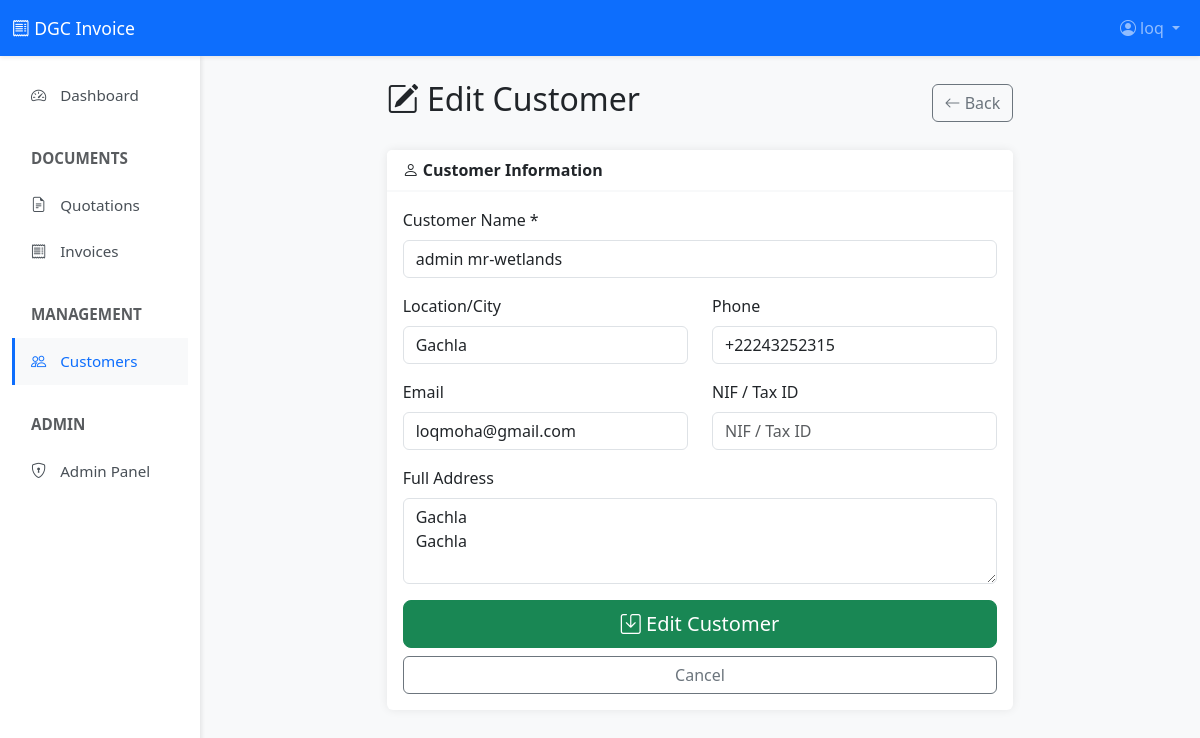
The page /customers/1/edit/ (signed in) on the database its author committed.
### Invoice/models.py (models this page shows, shortened)
class Customer(models.Model):
    name = models.CharField(max_length=200)
    location = models.CharField(max_length=300, blank=True, help_text="City or location")
    phone = models.CharField(max_length=20, blank=True)
    email = models.EmailField(blank=True)
    address = models.TextField(blank=True, help_text="Full address")
    tax_id = models.CharField(
        max_length=100,
        blank=True,
        verbose_name="NIF/Tax ID",
        help_text="Customer Tax Identification Number"
    )
    created_at = models.DateTimeField(auto_now_add=True)
    updated_at = models.DateTimeField(auto_now=True)
    created_by = models.ForeignKey(
        User,
        on_delete=models.SET_NULL,
        null=True,
        related_name='customers_created'
    )
    is_active = models.BooleanField(default=True)
    class Meta:
        ordering = ['name']
        indexes = [
            models.Index(fields=['name']),
            models.Index(fields=['is_active']),
        ]

### Invoice/views.py (the view)
# urls.py: path('customers/<int:pk>/edit/', views.customer_edit, name='customer_edit'),
@login_required
def customer_edit(request, pk):
    customer = get_object_or_404(Customer, pk=pk)
    if request.method == 'POST':
        form = CustomerForm(request.POST, instance=customer)
        if form.is_valid():
            form.save()
            messages.success(request, 'Customer updated successfully!')
            return redirect('customer_list')
    else:
        form = CustomerForm(instance=customer)
    return render(request, 'invoices/customer_form.html', {
        'form': form,
        'customer': customer,
        'action': 'Edit',
    })

### Invoice/forms.py
class CustomerForm(forms.ModelForm):
    class Meta:
        model = Customer
        fields = ['name', 'location', 'phone', 'email', 'address', 'tax_id']
        widgets = {
            'name': forms.TextInput(attrs={
                'class': 'form-control',
                'placeholder': 'Customer name',
                'required': True
            }),
            'location': forms.TextInput(attrs={
                'class': 'form-control',
                'placeholder': 'Location/City'
            }),
            'phone': forms.TextInput(attrs={
                'class': 'form-control',
                'placeholder': '+222 XX XX XX XX'
            }),
            'email': forms.EmailInput(attrs={
                'class': 'form-control',
                'placeholder': 'customer@example.com'
            }),
            'address': forms.Textarea(attrs={
                'class': 'form-control',
                'rows': 3,
                'placeholder': 'Full address'
            }),
            'tax_id': forms.TextInput(attrs={
                'class': 'form-control',
                'placeholder': 'NIF / Tax ID'
            }),
        }

### Invoice/templates/invoices/customer_form.html (shortened to what this page needs)
{% extends 'invoices/base.html' %}
{% block content %}
<div class="row justify-content-center">
    <div class="col-lg-8">
        <div class="d-flex justify-content-between align-items-center mb-4">
            <h2>
                <i class="bi bi-{% if action == 'Create' %}person-plus{% else %}pencil-square{% endif %}"></i>
                {{ action }} Customer
            </h2>
            <a href="{% url 'customer_list' %}" class="btn btn-outline-secondary">
                <i class="bi bi-arrow-left"></i> Back
            </a>
        </div>
        <div class="card">
            <div class="card-header">
                <i class="bi bi-person"></i> Customer Information
            </div>
            <div class="card-body">
                <form method="post">
                    <div class="mb-3">
                        <label for="{{ form.name.id_for_label }}" class="form-label">Customer Name *</label>
                        {{ form.name }}
                    </div>
                    <div class="row">
                        <div class="col-md-6 mb-3">
                            <label for="{{ form.location.id_for_label }}" class="form-label">Location/City</label>
                            {{ form.location }}
                        </div>
                        <div class="col-md-6 mb-3">
                            <label for="{{ form.phone.id_for_label }}" class="form-label">Phone</label>
                            {{ form.phone }}
                        </div>
                    </div>
                    <div class="row">
                        <div class="col-md-6 mb-3">
                            <label for="{{ form.email.id_for_label }}" class="form-label">Email</label>
                            {{ form.email }}
                        </div>
                        <div class="col-md-6 mb-3">
                            <label for="{{ form.tax_id.id_for_label }}" class="form-label">NIF / Tax ID</label>
                            {{ form.tax_id }}
                        </div>
                    </div>
                    <div class="mb-3">
                        <label for="{{ form.address.id_for_label }}" class="form-label">Full Address</label>
                        {{ form.address }}
                    </div>
                    <div class="d-grid gap-2">
                        <button type="submit" class="btn btn-success btn-lg">
                            <i class="bi bi-save"></i> {{ action }} Customer
                        </button>
                        <a href="{% url 'customer_list' %}" class="btn btn-outline-secondary">
                            Cancel
                        </a>
                    </div>
                </form>
            </div>
        </div>
    </div>
</div>
{% endblock %}

### Invoice/templates/invoices/base.html (shortened to what this page needs)
<!DOCTYPE html>
<html lang="en">
<head>
    <link href="https://cdn.jsdelivr.net/npm/bootstrap@5.3.0/dist/css/bootstrap.min.css" rel="stylesheet">
    <link rel="stylesheet" href="https://cdn.jsdelivr.net/npm/bootstrap-icons@1.10.0/font/bootstrap-icons.css">
</head>
<body>
    {% if user.is_authenticated %}
    <nav class="navbar navbar-expand-lg navbar-dark bg-primary sticky-top">
        <div class="container-fluid">
            <a class="navbar-brand ms-2 ms-lg-0" href="{% url 'dashboard' %}">
                <i class="bi bi-receipt"></i> <span class="d-none d-sm-inline">DGC Invoice</span><span class="d-inline d-sm-none">DGC</span>
            </a>
            <div class="collapse navbar-collapse" id="navbarNav">
                <ul class="navbar-nav ms-auto">
                    <li class="nav-item dropdown">
                        <a class="nav-link dropdown-toggle" href="#" role="button" data-bs-toggle="dropdown">
                            <i class="bi bi-person-circle"></i>
                            <span class="d-none d-md-inline">{{ user.get_full_name|default:user.username }}</span>
                        </a>
                    </li>
                </ul>
            </div>
        </div>
    </nav>
    <div class="container-fluid">
        <div class="row">
            <nav class="col-lg-2 d-none d-lg-block sidebar no-print">
                <div class="position-sticky pt-3">
                    <ul class="nav flex-column">
                        <li class="nav-item">
                            <a class="nav-link {% if request.resolver_match.url_name == 'dashboard' %}active{% endif %}"
                               href="{% url 'dashboard' %}">
                                <i class="bi bi-speedometer2"></i> Dashboard
                            </a>
                        </li>
                        <li class="nav-item mt-3">
                            <span class="nav-link text-muted fw-bold small">DOCUMENTS</span>
                        </li>
                        <li class="nav-item">
                            <a class="nav-link {% if 'quotation' in request.path %}active{% endif %}"
                               href="{% url 'quotation_list' %}">
                                <i class="bi bi-file-earmark-text"></i> Quotations
                            </a>
                        </li>
                        <li class="nav-item">
                            <a class="nav-link {% if 'invoice' in request.path %}active{% endif %}"
                               href="{% url 'invoice_list' %}">
                                <i class="bi bi-receipt"></i> Invoices
                            </a>
                        </li>
                        <li class="nav-item mt-3">
                            <span class="nav-link text-muted fw-bold small">MANAGEMENT</span>
                        </li>
                        <li class="nav-item">
                            <a class="nav-link {% if 'customer' in request.path %}active{% endif %}"
                               href="{% url 'customer_list' %}">
                                <i class="bi bi-people"></i> Customers
                            </a>
                        </li>
                        {% if user.is_staff %}
                        <li class="nav-item mt-3">
                            <span class="nav-link text-muted fw-bold small">ADMIN</span>
                        </li>
                        <li class="nav-item">
                            <a class="nav-link" href="/admin/">
                                <i class="bi bi-shield-lock"></i> Admin Panel
                            </a>
                        </li>
                        {% endif %}
                    </ul>
                </div>
            </nav>
            <main class="col-lg-10 ms-sm-auto main-content">
                {% block content %}{% endblock %}
            </main>
        </div>
    </div>
    {% else %}
    {% block public_content %}{% endblock %}
    {% endif %}
</body>
</html>

### Invoice/templates/invoices/base.html (style rules this page uses)
:root { --primary-color: #0d6efd; --secondary-color: #6c757d; --success-color: #198754; --danger-color: #dc3545; --warning-color: #ffc107; --info-color: #0dcaf0; }
body { font-family: 'Segoe UI', Tahoma, Geneva, Verdana, sans-serif; background-color: #f8f9fa; }
.navbar { box-shadow: 0 2px 4px rgba(0,0,0,.08); }
.navbar-brand { font-size: 1.1rem; }
.sidebar { min-height: calc(100vh - 56px); background-color: #fff; box-shadow: 2px 0 4px rgba(0,0,0,.08); position: sticky; top: 56px; overflow-y: auto; }
.sidebar .nav-link { color: #495057; padding: 0.75rem 1rem; border-left: 3px solid transparent; transition: all 0.3s; font-size: 0.95rem; }
.sidebar .nav-link:hover, .sidebar .nav-link.active { background-color: #f8f9fa; border-left-color: var(--primary-color); color: var(--primary-color); }
.sidebar .nav-link i { width: 20px; margin-right: 10px; }
.main-content { padding: 1.5rem; }
.card { border: none; box-shadow: 0 0 10px rgba(0,0,0,.08); margin-bottom: 1.5rem; }
.card-header { background-color: #fff; border-bottom: 2px solid #f8f9fa; font-weight: 600; font-size: 1rem; }

### rows shown on the page
Customer: name "admin mr-wetlands", location "Gachla", phone "+22243252315", email "loqmoha@gmail.com", address "Gachla Gachla"

### other values the page prints
{{ user.get_full_name|default:user.username }} "loq"
{{ action }} "Edit"
